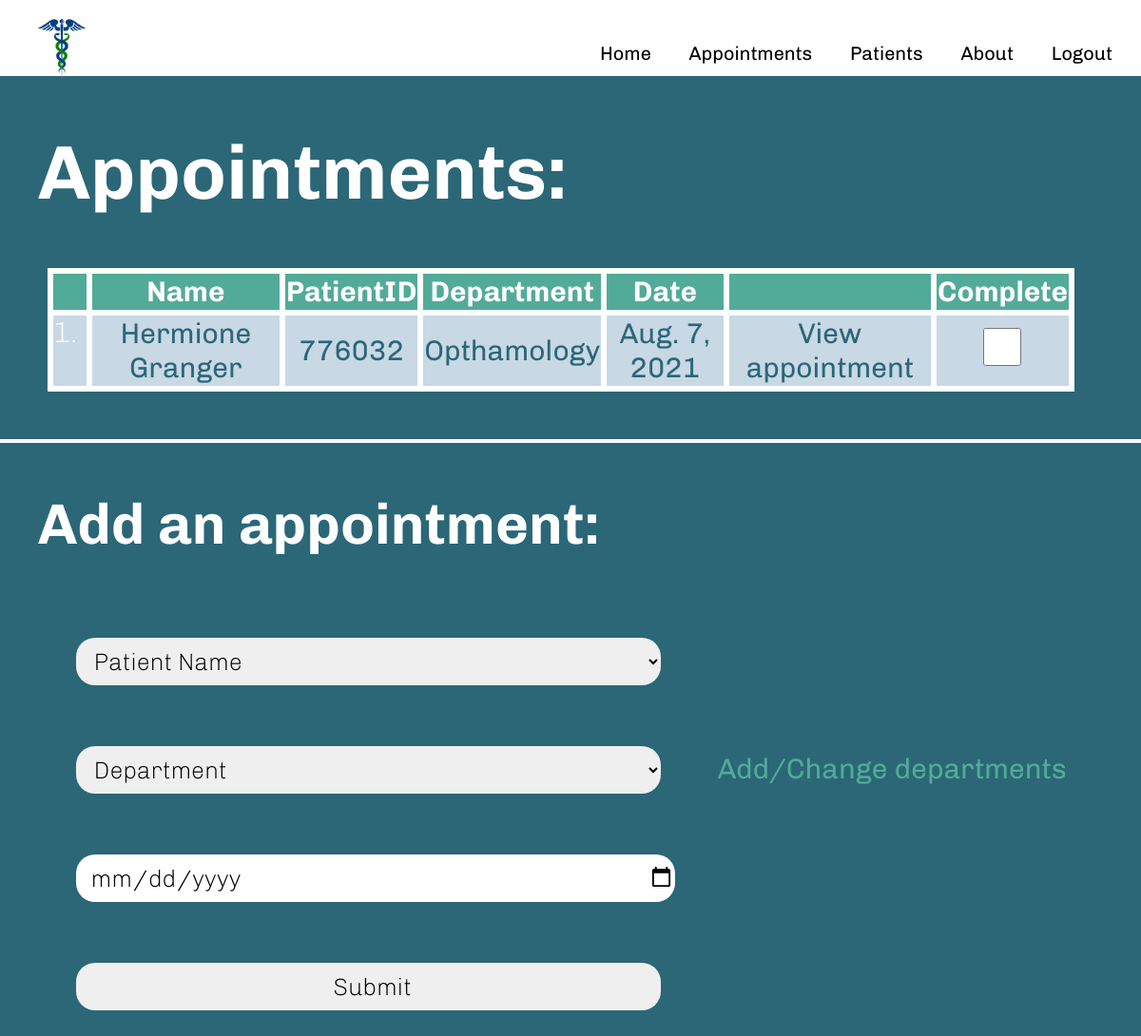
/appointments/ (signed in), run on the app's committed database.
### appointments/models.py (models this page shows, shortened)
class Appointment(models.Model):
    date = models.DateField()
    patient = models.ForeignKey(Patient, on_delete=models.CASCADE, related_name="appointments")
    department = models.ForeignKey(Department, on_delete=models.CASCADE, related_name="appointments")

class Patient(models.Model):
    user = models.ForeignKey(User, on_delete=models.SET_NULL, null=True, blank=True)
    name = models.CharField(max_length=64)
    id = models.BigAutoField(primary_key=True)
    dateOfBirth = models.DateField(default=timezone.localdate)
    gender = models.CharField(max_length=64, default="")
    phone = models.IntegerField(default=1)
    notes = models.CharField(max_length=1000, default="")
    def __str__(self):
        return f"{self.name} "

class Department(models.Model):
    name = models.CharField(max_length=64)
    user = models.ForeignKey(User, on_delete=models.SET_NULL, null=True, blank=True)
    def __str__(self):
        return f"{self.name}"

### appointments/views.py (the view)
# urls.py: path("", views.index, name="index"),
@login_required(login_url='loginPage')
def index(request):
    user = request.user
    return render(request, "appointments/index.html", {
        "appointments": Appointment.objects.filter(patient__user=user),
        "patients": Patient.objects.filter(user=user),
        "departments": Department.objects.filter(user=user)
    })

### appointments/templates/appointments/index.html (shortened to what this page needs)
{% extends "appointments/layout.html" %}
{% block body %}
    <h1>Appointments:</h1>
    {% if not appointments %}
        <h2 class="textMessage">No appointments to show. Try adding one below</h2>
    {% else %}
        <table style="width: 90%;">
            <thead>
                <tr>
                    <th></th>
                    <th>Name</th>
                    <th>PatientID</th>
                    <th>Department</th>
                    <th>Date</th>
                    <th></th>
                    <th>Complete</th>
                </tr>
            </thead>
            <tbody >
                {% for appointment in appointments %}
                    <tr>
                        <td>
                            <a href="{% url 'patient' appointment.patient.id %}">
                                {{appointment.patient.name}}
                            </a>
                        </td>
                        <td>
                            <a href="{% url 'patient' appointment.patient.id %}">
                                {{appointment.patient.id}}
                            </a>
                        </td>
                        <td>
                            <a href="{% url 'departments' %}">
                                {{appointment.department}}
                            </a>
                        </td>
                        <td>
                            <a href="{% url 'appointment' appointment.id %}">
                                {{appointment.date}}
                            </a>
                        </td>
                        <td>
                            <a href="{% url 'appointment' appointment.id %}">
                                View appointment
                            </a>
                        </td>
                        <td>
                            <form action="{% url 'removeAppointment' %}" method="post">
                                <input type="checkbox" id="appointmentComplete" name="appointmentComplete" value="{{ appointment.id }}" onChange="this.form.submit()" style="width: 40px;">
                            </form>
                        </td>
                    </tr>
                {% endfor %}
            </tbody>
        </table>
    {% endif %}
    <hr>
    <h2>Add an appointment:</h2>
    <form action="{% url 'addAppointment' %}" method="post">
        <div class="addForm">
            <select name="patient" required>
                <option value="" disabled selected hidden>Patient Name</option>
            </select>
        </div>
        <div class="addForm">
            <select name="department" required>
                    <option value="" disabled selected hidden>Department</option>
            </select>
            <a href="departments" class="pageLinks">Add/Change departments</a>
        </div>
        <div class="addForm">
            <input type="date" name="date" required>
        </div>
        <div class="addForm">
            <input type="submit">
        </div>
    </form>
{% endblock %}

### assets/styles.css (style rules this page uses)
body { font-family: Chivo, sans-serif; font-weight: 200; font-size: 40px; margin: 0px; padding: 0px; }
body h1 { margin-left: 40px; color: #ffffff; }
table { font-size: 30px; }
select, input { height: 50px; width: 615px; font-size: 25px; align-items: center; }
body { font-family: Chivo, sans-serif; font-weight: 200; font-size: 40px; margin: 0px; padding: 0px; background-color: #2b6777; color: white; }
table { font-size: 30px; border-radius: 25px; margin-left: 50px; margin-top: 20px; margin-bottom: 50px; }
thead { background-color: #52ab98; }
tbody tr { background-color: #c8d8e4; }
table a { text-decoration: none; color: #2b6777; font-weight: normal; font-size: 30px; }
table, th, td, tr { border: 6px solid #ffffff; border-collapse: collapse; text-align: center; }
table { counter-reset: rowNumber; }
table tbody tr::before { display: table-cell; counter-increment: rowNumber; content: counter(rowNumber) "."; padding-right: 0.3em; text-align: center; }
select, input, button { height: 50px; font-weight: lighter; margin: auto; font-size: 25px; border-radius: 20px; padding-left: 15px; outline: none; border: none; font-family: Chivo, sans-serif; }
hr { color: white; border: 2px solid white; }
body h2 { margin-left: 40px; color: #ffffff; }
.addForm { padding-left: 80px; padding-top: 30px; padding-bottom: 30px; }
.pageLinks { text-decoration: none; color: #52ab98; font-weight: normal; font-size: 30px; margin-left: 50px; }

### data on the page
Appointment: patient.name "Hermione Granger", patient.id "776032", department "Opthamology", date "Aug. 7, 2021"
